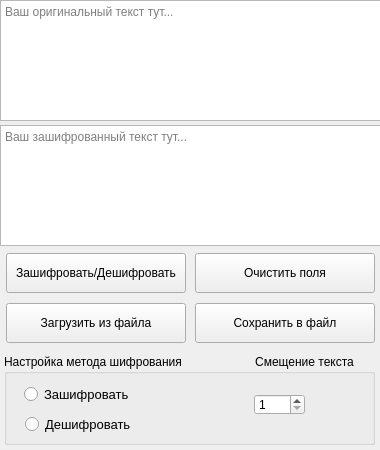
<?xml version="1.0" encoding="UTF-8"?>
<ui version="4.0">
 <class>MainWindow</class>
 <widget class="QMainWindow" name="MainWindow">
  <property name="geometry">
   <rect>
    <x>0</x>
    <y>0</y>
    <width>380</width>
    <height>450</height>
   </rect>
  </property>
  <property name="minimumSize">
   <size>
    <width>380</width>
    <height>450</height>
   </size>
  </property>
  <property name="maximumSize">
   <size>
    <width>380</width>
    <height>450</height>
   </size>
  </property>
  <property name="windowTitle">
   <string>Шифр Цезаря</string>
  </property>
  <widget class="QWidget" name="centralwidget">
   <widget class="QPushButton" name="pushButton">
    <property name="geometry">
     <rect>
      <x>6</x>
      <y>253</y>
      <width>180</width>
      <height>40</height>
     </rect>
    </property>
    <property name="text">
     <string>Зашифровать/Дешифровать</string>
    </property>
   </widget>
   <widget class="QPlainTextEdit" name="plainTextEdit">
    <property name="geometry">
     <rect>
      <x>0</x>
      <y>0</y>
      <width>381</width>
      <height>121</height>
     </rect>
    </property>
    <property name="placeholderText">
     <string>Ваш оригинальный текст тут...</string>
    </property>
   </widget>
   <widget class="QPushButton" name="pushButton_2">
    <property name="geometry">
     <rect>
      <x>195</x>
      <y>253</y>
      <width>180</width>
      <height>40</height>
     </rect>
    </property>
    <property name="text">
     <string>Очистить поля</string>
    </property>
   </widget>
   <widget class="QGroupBox" name="groupBox">
    <property name="geometry">
     <rect>
      <x>4</x>
      <y>354</y>
      <width>371</width>
      <height>91</height>
     </rect>
    </property>
    <property name="title">
     <string>Настройка метода шифрования                      Смещение текста</string>
    </property>
    <widget class="QRadioButton" name="radioButton_2">
     <property name="geometry">
      <rect>
       <x>21</x>
       <y>50</y>
       <width>131</width>
       <height>40</height>
      </rect>
     </property>
     <property name="font">
      <font>
       <pointsize>10</pointsize>
      </font>
     </property>
     <property name="text">
      <string>Дешифровать</string>
     </property>
    </widget>
    <widget class="QRadioButton" name="radioButton">
     <property name="geometry">
      <rect>
       <x>20</x>
       <y>20</y>
       <width>131</width>
       <height>40</height>
      </rect>
     </property>
     <property name="font">
      <font>
       <pointsize>10</pointsize>
      </font>
     </property>
     <property name="text">
      <string>Зашифровать</string>
     </property>
    </widget>
    <widget class="QSpinBox" name="spinBox">
     <property name="geometry">
      <rect>
       <x>250</x>
       <y>40</y>
       <width>51</width>
       <height>21</height>
      </rect>
     </property>
     <property name="minimum">
      <number>1</number>
     </property>
     <property name="maximum">
      <number>75</number>
     </property>
    </widget>
   </widget>
   <widget class="QPushButton" name="pushButton_3">
    <property name="geometry">
     <rect>
      <x>6</x>
      <y>303</y>
      <width>180</width>
      <height>40</height>
     </rect>
    </property>
    <property name="text">
     <string>Загрузить из файла</string>
    </property>
   </widget>
   <widget class="QPushButton" name="pushButton_4">
    <property name="geometry">
     <rect>
      <x>195</x>
      <y>303</y>
      <width>180</width>
      <height>40</height>
     </rect>
    </property>
    <property name="text">
     <string>Сохранить в файл</string>
    </property>
   </widget>
   <widget class="QPlainTextEdit" name="plainTextEdit_2">
    <property name="geometry">
     <rect>
      <x>0</x>
      <y>125</y>
      <width>381</width>
      <height>121</height>
     </rect>
    </property>
    <property name="placeholderText">
     <string>Ваш зашифрованный текст тут...</string>
    </property>
   </widget>
  </widget>
 </widget>
 <resources/>
 <connections/>
</ui>
